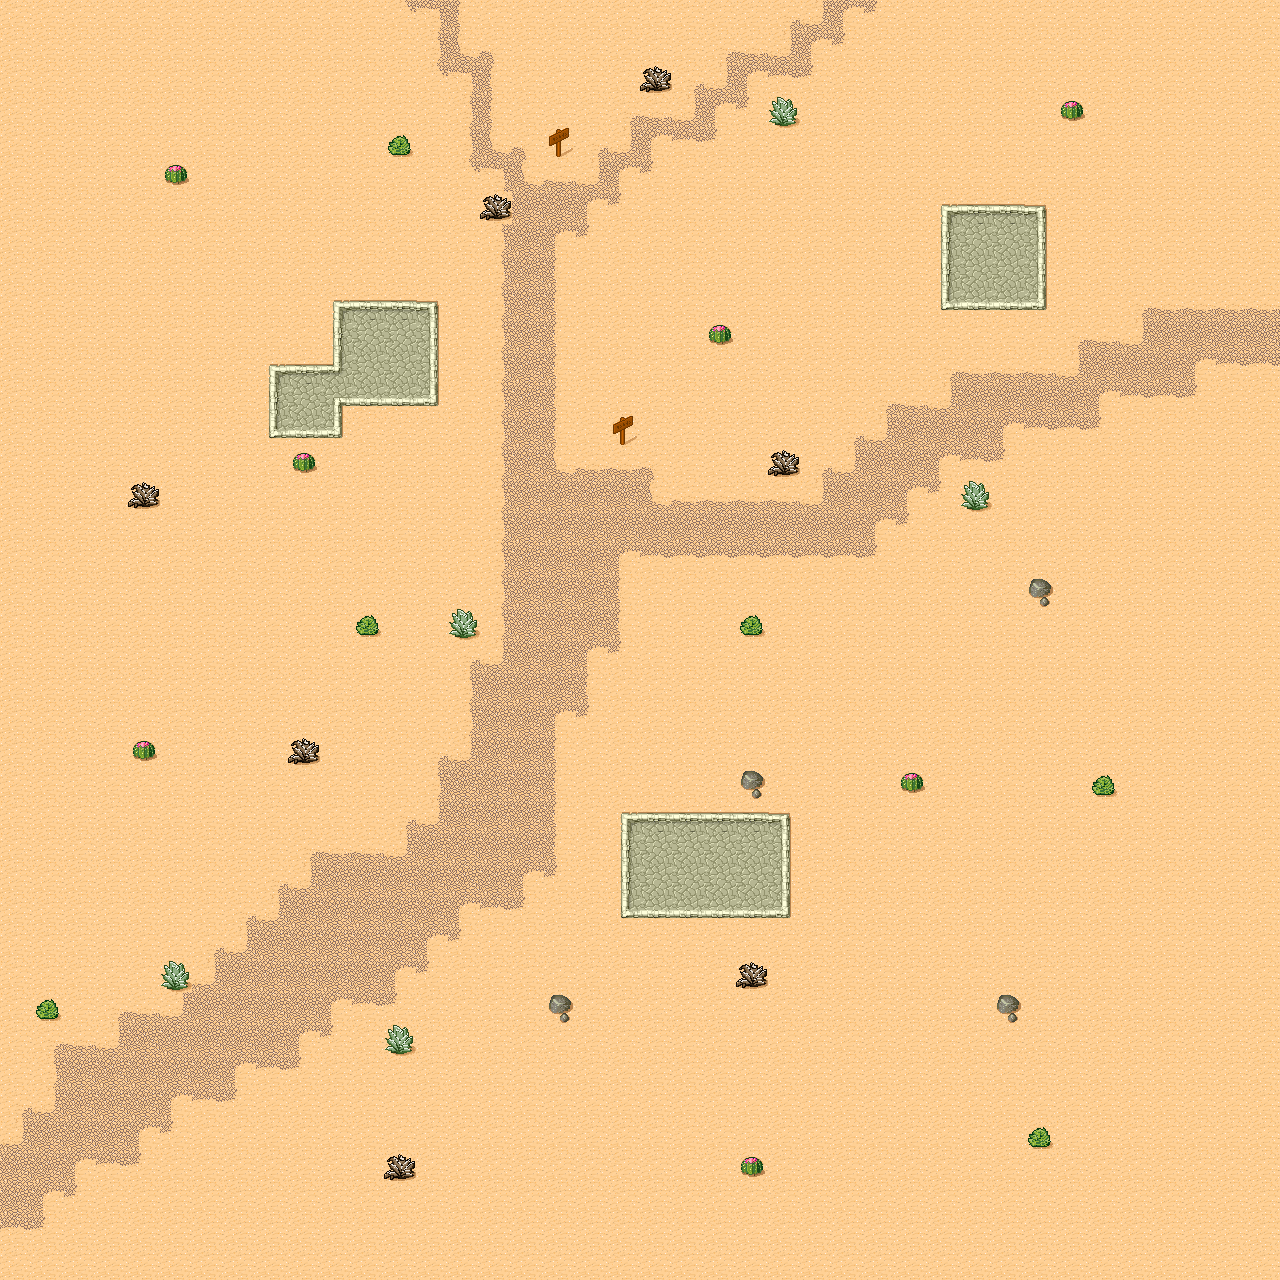

Tiled map render using the project's own tile images. Description and the map definition, with tile-layer contents summarised, below:
An orthogonal 40x40 tile map with 32x32 px tiles, 2 tile layers (Tile Layer 1, Tile Layer 2) and 1 object (door1).

<map version="1.0" tiledversion="1.1.6" orientation="orthogonal" renderorder="right-down" width="40" height="40" tilewidth="32" tileheight="32" infinite="0" nextobjectid="3">
 <tileset firstgid="1" source="tmw_desert_spacing.tsx" />
 <layer name="Tile Layer 1" width="40" height="40">
  <data>[1600 cells, 1600 non-empty, 25 distinct tile ids]</data>
 </layer>
 <layer name="Tile Layer 2" width="40" height="40">
  <data>[1600 cells, 31 non-empty, 6 distinct tile ids]</data>
 </layer>
 <objectgroup name="doors">
  <object id="1" name="door1" x="276.229" y="372.308" width="58.334" height="56.6183" />
 </objectgroup>
</map>
